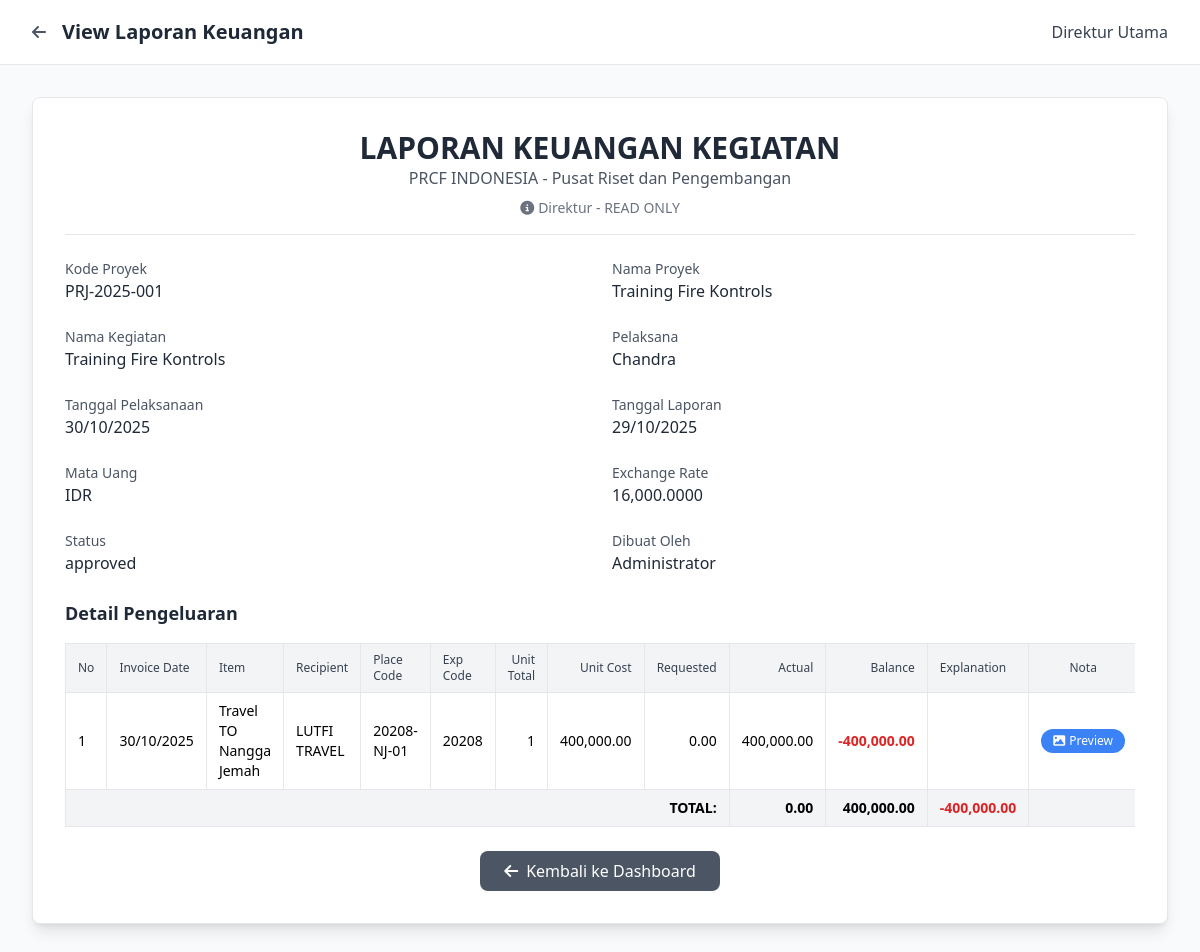
The page /pages/reports/view_report_dir.php?id=5&return_tab=reports (signed in) on the database its author committed.
### tables this page shows
CREATE TABLE `laporan_keuangan_header` (
  `id_laporan_keu` int(11) NOT NULL,
  `kode_projek` varchar(50) DEFAULT NULL,
  `nama_projek` varchar(255) DEFAULT NULL,
  `nama_kegiatan` varchar(255) DEFAULT NULL,
  `pelaksana` varchar(255) DEFAULT NULL,
  `tanggal_pelaksanaan` date DEFAULT NULL,
  `tanggal_laporan` date DEFAULT NULL,
  `mata_uang` varchar(10) DEFAULT 'IDR',
  `exrate` decimal(10,4) DEFAULT 1.0000,
  `created_by` int(11) DEFAULT NULL,
  `verified_by` int(11) DEFAULT NULL,
  `approved_by` int(11) DEFAULT NULL,
  `status_lap` enum('draft','submitted','verified','approved','rejected','revision_requested') DEFAULT 'draft' COMMENT 'draft=PM draft, submitted=waiting SA, verified=SA verified, approved=FM approved, rejected=rejected, revision_requested=FM requested revision',
  `catatan_finance` text DEFAULT NULL,
  `created_at` timestamp NOT NULL DEFAULT current_timestamp(),
  `updated_at` timestamp NOT NULL DEFAULT current_timestamp() ON UPDATE current_timestamp()
);

CREATE TABLE `user` (
  `id_user` int(11) NOT NULL,
  `nama` varchar(255) NOT NULL,
  `role` enum('Admin','Finance Manager','Project Manager','Staff Accountant','Direktur') NOT NULL,
  `email` varchar(255) NOT NULL,
  `no_HP` varchar(20) DEFAULT NULL,
  `password_hash` varchar(255) NOT NULL,
  `created_at` timestamp NOT NULL DEFAULT current_timestamp(),
  `updated_at` timestamp NOT NULL DEFAULT current_timestamp() ON UPDATE current_timestamp(),
  `last_notification_check` timestamp NULL DEFAULT NULL
);

CREATE TABLE `laporan_keuangan_detail` (
  `id_detail_keu` int(11) NOT NULL,
  `id_laporan_keu` int(11) NOT NULL,
  `invoice_no` varchar(100) DEFAULT NULL,
  `invoice_date` date DEFAULT NULL,
  `item_desc` text DEFAULT NULL,
  `recipient` varchar(255) DEFAULT NULL,
  `place_code` varchar(50) DEFAULT NULL,
  `exp_code` varchar(50) DEFAULT NULL,
  `unit_total` int(11) DEFAULT NULL,
  `unit_cost` decimal(15,2) DEFAULT NULL,
  `requested` decimal(15,2) DEFAULT NULL,
  `actual` decimal(15,2) DEFAULT NULL,
  `balance` decimal(15,2) DEFAULT NULL,
  `explanation` text DEFAULT NULL,
  `file_nota` varchar(255) DEFAULT NULL,
  `created_at` timestamp NOT NULL DEFAULT current_timestamp(),
  `updated_at` timestamp NOT NULL DEFAULT current_timestamp() ON UPDATE current_timestamp()
);

### pages/reports/view_report_dir.php (the view, shortened to what this page needs)
<?php
require_once '../../includes/config.php';
$user_name = $_SESSION['user_name'];
$user_role = $_SESSION['user_role'];
$report_id = $_GET['id'] ?? 0;
$return_dashboard = '../dashboards/dashboard_dir.php';
$stmt = $conn->prepare("SELECT lh.*, u.nama as creator_name
    FROM laporan_keuangan_header lh
    LEFT JOIN user u ON lh.created_by = u.id_user
    WHERE lh.id_laporan_keu = ?");
$stmt->bind_param("i", $report_id);
$stmt->execute();
$report = $stmt->get_result()->fetch_assoc();
$details_stmt = $conn->prepare("SELECT * FROM laporan_keuangan_detail WHERE id_laporan_keu = ? ORDER BY id_detail_keu ASC");
if ($details_stmt) {
    $details_stmt->bind_param("i", $report_id);
    $details_stmt->execute();
    $details = $details_stmt->get_result();
} else {
    $details = $conn->query("SELECT * FROM laporan_keuangan_detail WHERE id_laporan_keu = " . (int)$report_id . " ORDER BY id_detail_keu ASC");
}
?>
<!DOCTYPE html>
<html lang="id">
<head>
    <script src="https://cdn.tailwindcss.com"></script>
    <link rel="stylesheet" href="https://cdnjs.cloudflare.com/ajax/libs/font-awesome/6.4.0/css/all.min.css">
</head>
<body class="bg-gray-50 min-h-screen">
    <header class="bg-white border-b border-gray-200 sticky top-0 z-50">
        <div class="max-w-7xl mx-auto px-4 sm:px-6 lg:px-8">
            <div class="flex justify-between items-center h-16">
                <div class="flex items-center space-x-4">
                    <a href="<?php echo $return_dashboard; ?>" class="text-gray-600 hover:text-gray-800">
                        <i class="fas fa-arrow-left"></i>
                    </a>
                    <h1 class="text-xl font-bold text-gray-800">View Laporan Keuangan</h1>
                </div>
                <span class="text-gray-700 font-medium"><?php echo $user_name; ?></span>
            </div>
        </div>
    </header>
    <main class="max-w-7xl mx-auto px-4 sm:px-6 lg:px-8 py-8">
        <div class="bg-white rounded-lg shadow-lg p-8 border border-gray-200">
            <div class="text-center mb-6 pb-4 border-b">
                <h1 class="text-3xl font-bold text-gray-800">LAPORAN KEUANGAN KEGIATAN</h1>
                <p class="text-gray-600">PRCF INDONESIA - Pusat Riset dan Pengembangan</p>
                <p class="text-sm text-gray-500 mt-2">
                    <i class="fas fa-info-circle mr-1"></i><?php echo $user_role; ?> - READ ONLY
                </p>
            </div>
            <div class="grid grid-cols-1 md:grid-cols-2 gap-6 mb-6">
                <div>
                    <label class="block text-sm font-medium text-gray-600">Kode Proyek</label>
                    <p class="text-gray-800 font-medium"><?php echo htmlspecialchars($report['kode_projek']); ?></p>
                </div>
                <div>
                    <label class="block text-sm font-medium text-gray-600">Nama Proyek</label>
                    <p class="text-gray-800 font-medium"><?php echo htmlspecialchars($report['nama_projek']); ?></p>
                </div>
                <div>
                    <label class="block text-sm font-medium text-gray-600">Nama Kegiatan</label>
                    <p class="text-gray-800 font-medium"><?php echo htmlspecialchars($report['nama_projek']); ?></p>
                </div>
                <div>
                    <label class="block text-sm font-medium text-gray-600">Pelaksana</label>
                    <p class="text-gray-800 font-medium"><?php echo htmlspecialchars($report['pelaksana']); ?></p>
                </div>
                <div>
                    <label class="block text-sm font-medium text-gray-600">Tanggal Pelaksanaan</label>
                    <p class="text-gray-800 font-medium"><?php echo date('d/m/Y', strtotime($report['tanggal_pelaksanaan'])); ?></p>
                </div>
                <div>
                    <label class="block text-sm font-medium text-gray-600">Tanggal Laporan</label>
                    <p class="text-gray-800 font-medium"><?php echo date('d/m/Y', strtotime($report['tanggal_laporan'])); ?></p>
                </div>
                <div>
                    <label class="block text-sm font-medium text-gray-600">Mata Uang</label>
                    <p class="text-gray-800 font-medium"><?php echo $report['mata_uang']; ?></p>
                </div>
                <div>
                    <label class="block text-sm font-medium text-gray-600">Exchange Rate</label>
                    <p class="text-gray-800 font-medium"><?php echo number_format($report['exrate'], 4); ?></p>
                </div>
                <div>
                    <label class="block text-sm font-medium text-gray-600">Status</label>
                    <p class="text-gray-800 font-medium">
                        <?php
                        $status_badges = [
                            'draft' => '<span class="px-2 py-1 bg-gray-100 text-gray-800 rounded-full text-xs">Draft</span>',
                            'submitted' => '<span class="px-2 py-1 bg-yellow-100 text-yellow-800 rounded-full text-xs">Pending Validation</span>',
                            'verified' => '<span class="px-2 py-1 bg-blue-100 text-blue-800 rounded-full text-xs">Verified</span>',
                            'revision_requested' => '<span class="px-2 py-1 bg-orange-100 text-orange-800 rounded-full text-xs">Needs Revision (FM)</span>',
                            'approved' => '<span class="px-2 py-1 bg-green-100 text-green-800 rounded-full text-xs">Approved</span>',
                            'rejected' => '<span class="px-2 py-1 bg-red-100 text-red-800 rounded-full text-xs">Rejected</span>'
                        ];
                        echo $status_badges[$report['status_lap']] ?? $report['status_lap'];
                        ?>
                    </p>
                </div>
                <div>
                    <label class="block text-sm font-medium text-gray-600">Dibuat Oleh</label>
                    <p class="text-gray-800 font-medium"><?php echo htmlspecialchars($report['creator_name']); ?></p>
                </div>
            </div>
            <div class="mt-6">
                <h3 class="text-lg font-bold text-gray-800 mb-4">Detail Pengeluaran</h3>
                <div class="overflow-x-auto">
                    <table class="min-w-full border border-gray-200">
                        <thead class="bg-gray-100">
                            <tr>
                                <th class="border border-gray-200 px-3 py-2 text-left text-xs font-medium text-gray-700">No</th>
                                <th class="border border-gray-200 px-3 py-2 text-left text-xs font-medium text-gray-700">Invoice Date</th>
                                <th class="border border-gray-200 px-3 py-2 text-left text-xs font-medium text-gray-700">Item</th>
                                <th class="border border-gray-200 px-3 py-2 text-left text-xs font-medium text-gray-700">Recipient</th>
                                <th class="border border-gray-200 px-3 py-2 text-left text-xs font-medium text-gray-700">Place Code</th>
                                <th class="border border-gray-200 px-3 py-2 text-left text-xs font-medium text-gray-700">Exp Code</th>
                                <th class="border border-gray-200 px-3 py-2 text-right text-xs font-medium text-gray-700">Unit Total</th>
                                <th class="border border-gray-200 px-3 py-2 text-right text-xs font-medium text-gray-700">Unit Cost</th>
                                <th class="border border-gray-200 px-3 py-2 text-right text-xs font-medium text-gray-700">Requested</th>
                                <th class="border border-gray-200 px-3 py-2 text-right text-xs font-medium text-gray-700">Actual</th>
                                <th class="border border-gray-200 px-3 py-2 text-right text-xs font-medium text-gray-700">Balance</th>
                                <th class="border border-gray-200 px-3 py-2 text-left text-xs font-medium text-gray-700">Explanation</th>
                                <th class="border border-gray-200 px-3 py-2 text-center text-xs font-medium text-gray-700">Nota</th>
                            </tr>
                        </thead>
                        <tbody>
                            <?php
                            $no = 1;
                            $total_requested = 0;
                            $total_actual = 0;
                            $total_balance = 0;
                            while ($detail = $details->fetch_assoc()):
                                $calculated_actual = $detail['unit_total'] * $detail['unit_cost'];
                                $total_requested += $detail['requested'];
                                $total_actual += $calculated_actual;
                                $total_balance += ($detail['requested'] - $calculated_actual);
                            ?>
                            <tr class="hover:bg-gray-50">
                                <td class="border border-gray-200 px-3 py-2 text-sm"><?php echo $no++; ?></td>
                                <td class="border border-gray-200 px-3 py-2 text-sm"><?php echo $detail['invoice_date'] ? date('d/m/Y', strtotime($detail['invoice_date'])) : '-'; ?></td>
                                <td class="border border-gray-200 px-3 py-2 text-sm"><?php echo htmlspecialchars($detail['item_desc']); ?></td>
                                <td class="border border-gray-200 px-3 py-2 text-sm"><?php echo htmlspecialchars($detail['recipient']); ?></td>
                                <td class="border border-gray-200 px-3 py-2 text-sm"><?php echo htmlspecialchars($detail['place_code']); ?></td>
                                <td class="border border-gray-200 px-3 py-2 text-sm"><?php echo htmlspecialchars($detail['exp_code']); ?></td>
                                <td class="border border-gray-200 px-3 py-2 text-sm text-right"><?php echo number_format($detail['unit_total'], 0); ?></td>
                                <td class="border border-gray-200 px-3 py-2 text-sm text-right"><?php echo number_format($detail['unit_cost'], 2); ?></td>
                                <td class="border border-gray-200 px-3 py-2 text-sm text-right"><?php echo number_format($detail['requested'], 2); ?></td>
                                <td class="border border-gray-200 px-3 py-2 text-sm text-right"><?php echo number_format($calculated_actual, 2); ?></td>
                                <td class="border border-gray-200 px-3 py-2 text-sm text-right <?php echo ($detail['requested'] - $calculated_actual) < 0 ? 'text-red-600 font-semibold' : ''; ?>">
                                    <?php echo number_format($detail['requested'] - $calculated_actual, 2); ?>
                                </td>
                                <td class="border border-gray-200 px-3 py-2 text-sm"><?php echo htmlspecialchars($detail['explanation']); ?></td>
                                <td class="border border-gray-200 px-3 py-2 text-center text-sm">
                                    <?php if (!empty($detail['file_nota'])): ?>
                                        <?php $isImage = preg_match('/\.(jpg|jpeg|png|gif|bmp|webp|tif|tiff)$/i', $detail['file_nota']); ?>
                                        <button onclick="previewReceipt('<?php echo htmlspecialchars($detail['file_nota']); ?>', <?php echo $isImage ? 'true' : 'false'; ?>)"
                                            class="inline-flex items-center px-3 py-1 bg-blue-500 text-white rounded-full text-xs hover:bg-blue-600">
                                            <i class="fas fa-<?php echo $isImage ? 'image' : 'file-pdf'; ?> mr-1"></i> Preview
                                        </button>
                                    <?php else: ?>
                                        <span class="text-xs text-gray-400">-</span>
                                    <?php endif; ?>
                                </td>
                            </tr>
                            <?php endwhile; ?>
                        </tbody>
                        <tfoot class="bg-gray-100 font-semibold">
                            <tr>
                                <td colspan="9" class="border border-gray-200 px-3 py-2 text-right text-sm">TOTAL:</td>
                                <td class="border border-gray-200 px-3 py-2 text-right text-sm"><?php echo number_format($total_requested, 2); ?></td>
                                <td class="border border-gray-200 px-3 py-2 text-right text-sm"><?php echo number_format($total_actual, 2); ?></td>
                                <td class="border border-gray-200 px-3 py-2 text-right text-sm <?php echo $total_balance < 0 ? 'text-red-600' : ''; ?>">
                                    <?php echo number_format($total_balance, 2); ?>
                                </td>
                                <td class="border border-gray-200"></td>
                            </tr>
                        </tfoot>
                    </table>
                </div>
            </div>
            <div class="mt-6 flex justify-center">
                <a href="<?php echo $return_dashboard; ?>"
                    class="px-6 py-2 bg-gray-600 text-white rounded-lg hover:bg-gray-700 transition">
                    <i class="fas fa-arrow-left mr-2"></i>Kembali ke Dashboard
                </a>
            </div>
        </div>
    </main>
</body>
</html>

### rows shown on the page
laporan_keuangan_header: kode_projek "PRJ-2025-001", nama_projek "Training Fire Kontrols", pelaksana "Chandra", tanggal_pelaksanaan "30/10/2025", tanggal_laporan "29/10/2025", mata_uang "IDR", exrate "16,000.0000", status_lap "approved", created_by.nama "Administrator"
laporan_keuangan_detail: invoice_date "30/10/2025", item_desc "Travel TO Nangga Jemah", recipient "LUTFI TRAVEL", place_code "20208-NJ-01", exp_code "20208", unit_total "1", unit_cost "400,000.00", requested "0.00", calculated_actual "400,000.00", $detail['requested'] - $calculated_actual "-400,000.00"

### other values the page prints
$user_name "Direktur Utama"
$user_role "Direktur"
$total_requested "0.00"
$total_actual "400,000.00"
$total_balance "-400,000.00"
